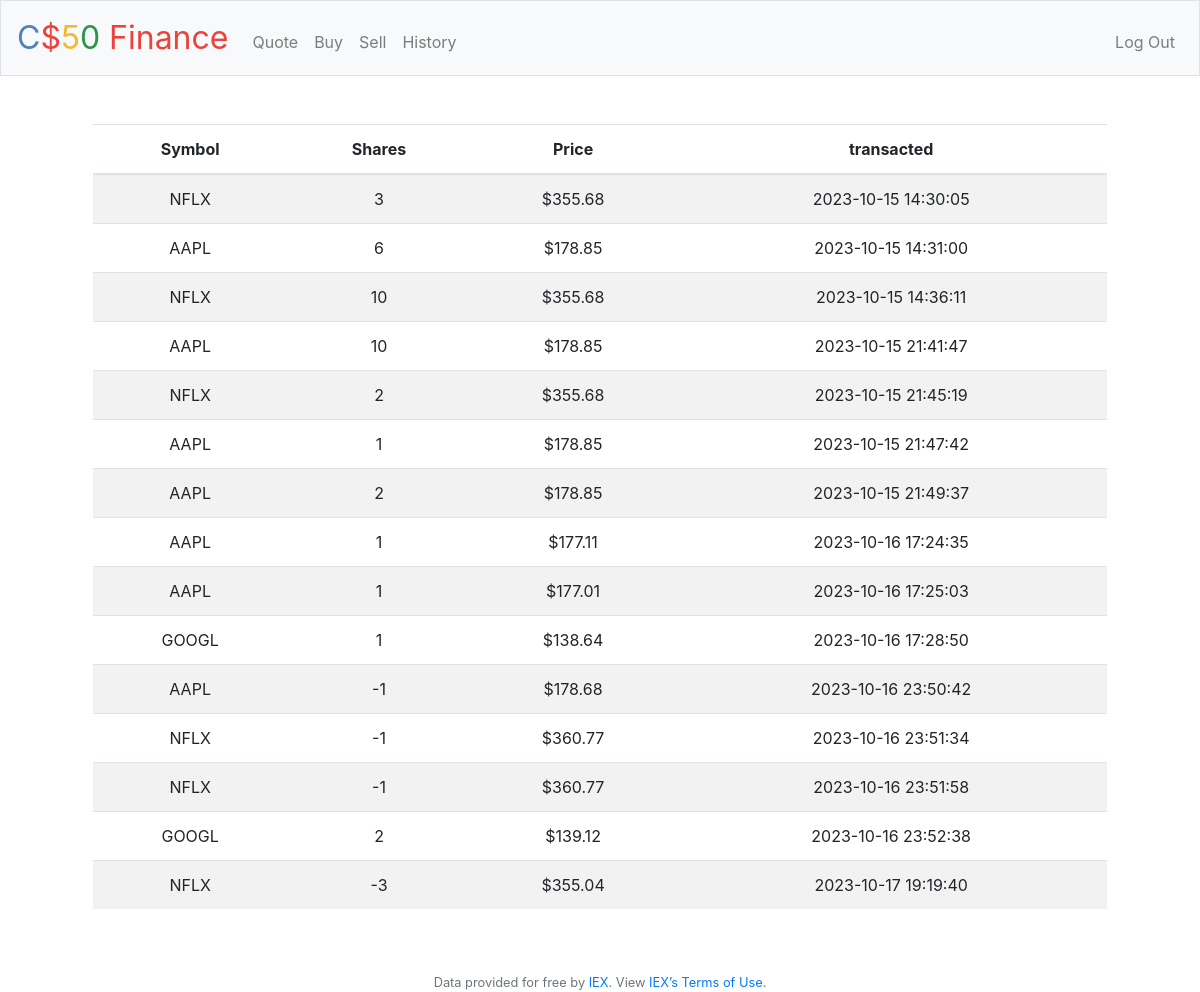
Screenshot of /history (signed in) with the database file from the repository.
### tables this page shows
CREATE TABLE share (
user_id INT,
date NUM DEFAULT CURRENT_TIMESTAMP,
symbol TEXT,
quantity INT,
price REAL,
name TEXT);

### app.py (the view)
@app.route("/history")
@login_required
def history():
    historic = db.execute("SELECT symbol, quantity, price, date FROM share WHERE user_id = ?", session["user_id"])
    if historic == None or len(historic) == 0:
        historic = []
    return render_template("history.html", historic=historic)

### app.py (called while the page is built)
@app.after_request
def after_request(response):
    response.headers["Cache-Control"] = "no-cache, no-store, must-revalidate"
    response.headers["Expires"] = 0
    response.headers["Pragma"] = "no-cache"
    return response

### helpers.py (called while the page is built)
def login_required(f):
    @wraps(f)
    def decorated_function(*args, **kwargs):
        if session.get("user_id") is None:
            return redirect("/login")
        return f(*args, **kwargs)
    return decorated_function

def usd(value):
    return f"${value:,.2f}"

### templates/history.html (shortened to what this page needs)
{% extends "layout.html" %}
{% block main %}
    <div class="container">
        <table  class="table table-striped">
            <thead>
                <tr>
                    <th>Symbol</th>
                    <th>Shares</th>
                    <th>Price</th>
                    <th>transacted</th>
                </tr>
            </thead>
            <tbody >
                {% for row in historic %}
                    <tr>
                        <td>{{row.symbol}}</td>
                        <td>{{row.quantity}}</td>
                        <td>{{row.price | usd}}
                        <td>{{row.date}}</td>
                    </tr>
                {% endfor %}
            </tbody>
        </table>
    </div>
{% endblock %}

### templates/layout.html (shortened to what this page needs)
<!DOCTYPE html>
<html lang="en">
    <head>
        <link rel="stylesheet" href="https://cdn.jsdelivr.net/npm/bootstrap@4.5.3/dist/css/bootstrap.min.css">
        <link href="/static/styles.css" rel="stylesheet">
    </head>
    <body>
        <nav class="navbar navbar-expand-md navbar-light bg-light border">
            <a class="navbar-brand" href="/"><span class="blue">C</span><span class="red">$</span><span class="yellow">5</span><span class="green">0</span> <span class="red">Finance</span></a>
            <div class="collapse navbar-collapse" id="navbar">
                {% if session.user_id %}
                    <ul class="navbar-nav mr-auto mt-2">
                        <li class="nav-item"><a class="nav-link" href="/quote">Quote</a></li>
                        <li class="nav-item"><a class="nav-link" href="/buy">Buy</a></li>
                        <li class="nav-item"><a class="nav-link" href="/sell">Sell</a></li>
                        <li class="nav-item"><a class="nav-link" href="/history">History</a></li>
                    </ul>
                    <ul class="navbar-nav ml-auto mt-2">
                        <li class="nav-item"><a class="nav-link" href="/logout">Log Out</a></li>
                    </ul>
                {% else %}
                    <ul class="navbar-nav ml-auto mt-2">
                        <li class="nav-item"><a class="nav-link" href="/register">Register</a></li>
                        <li class="nav-item"><a class="nav-link" href="/login">Log In</a></li>
                    </ul>
                {% endif %}
            </div>
        </nav>
        <main class="container p-5">
            {% block main %}{% endblock %}
        </main>
        <footer class="small text-center text-muted">
            Data provided for free by <a href="https://iextrading.com/developer">IEX</a>. View <a href="https://iextrading.com/api-exhibit-a/">IEX’s Terms of Use</a>.
        </footer>
    </body>
</html>

### static/styles.css (style rules this page uses)
nav .navbar-brand { font-size: xx-large; }
nav .navbar-brand .blue { color: #537fbe; }
nav .navbar-brand .red { color: #ea433b; }
nav .navbar-brand .yellow { color: #f5b82e; }
nav .navbar-brand .green { color: #2e944b; }
main { overflow-x: auto; text-align: center; }

### rows the page displays
share: symbol "NFLX", quantity "3", price "$355.68", date "2023-10-15 14:30:05"
share: symbol "AAPL", quantity "6", price "$178.85", date "2023-10-15 14:31:00"
share: symbol "NFLX", quantity "10", price "$355.68", date "2023-10-15 14:36:11"
share: symbol "AAPL", quantity "10", price "$178.85", date "2023-10-15 21:41:47"
share: symbol "NFLX", quantity "2", price "$355.68", date "2023-10-15 21:45:19"
share: symbol "AAPL", quantity "1", price "$178.85", date "2023-10-15 21:47:42"
share: symbol "AAPL", quantity "2", price "$178.85", date "2023-10-15 21:49:37"
share: symbol "AAPL", quantity "1", price "$177.11", date "2023-10-16 17:24:35"
share: symbol "AAPL", quantity "1", price "$177.01", date "2023-10-16 17:25:03"
share: symbol "GOOGL", quantity "1", price "$138.64", date "2023-10-16 17:28:50"
share: symbol "AAPL", quantity "-1", price "$178.68", date "2023-10-16 23:50:42"
share: symbol "NFLX", quantity "-1", price "$360.77", date "2023-10-16 23:51:34"
share: symbol "NFLX", quantity "-1", price "$360.77", date "2023-10-16 23:51:58"
share: symbol "GOOGL", quantity "2", price "$139.12", date "2023-10-16 23:52:38"
share: symbol "NFLX", quantity "-3", price "$355.04", date "2023-10-17 19:19:40"
